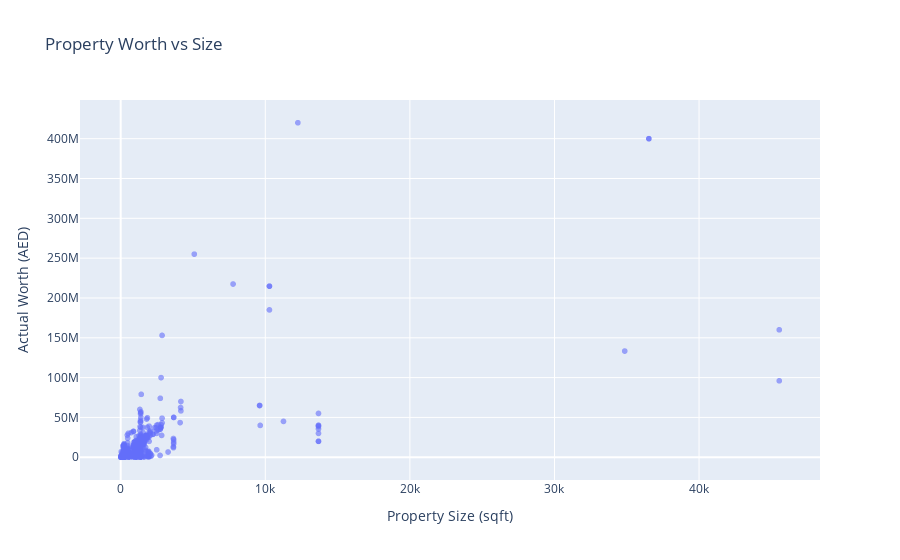

Source (notebook cell):
### Markdown cell above
### Property Worth

### Code cell
# Scatter plot for actual worth vs size
property_worth_fig = px.scatter(transactions_satwa, x='procedure_area', y='actual_worth', 
                                title="Property Worth vs Size", 
                                labels={'procedure_area': 'Property Size (sqft)', 
                                        'actual_worth': 'Actual Worth (AED)'}, 
                                opacity=0.6)
property_worth_fig.write_image(f"{output_dir}/property_worth_vs_size.png")
property_worth_fig.show()

# Checking the correlation between actual worth and procedure area
print("\nCorrelation between Actual Worth and Procedure Area:")
print(transactions_satwa['actual_worth'].corr(transactions_satwa['procedure_area']))

### Figure 1 — Plotly figure (JSON) as saved in the notebook; plotly's stock layout.template omitted (floating-point values rounded to 4 significant figures; data arrays with more than 128 entries replaced by an {"elided": "..."} marker saying what was removed)
{"data": [{"hovertemplate": "Property Size (sqft)=%{x}<br>Actual Worth (AED)=%{y}<extra></extra>", "legendgroup": "", "marker": {"color": "#636efa", "opacity": 0.6, "symbol": "circle"}, "mode": "markers", "name": "", "showlegend": false, "type": "scattergl", "x": {"elided": "2133 float values"}, "xaxis": "x", "y": {"elided": "2133 int values"}, "yaxis": "y"}], "layout": {"legend": {"tracegroupgap": 0}, "title": {"text": "Property Worth vs Size"}, "xaxis": {"anchor": "y", "domain": [0, 1], "title": {"text": "Property Size (sqft)"}}, "yaxis": {"anchor": "x", "domain": [0, 1], "title": {"text": "Actual Worth (AED)"}}}}
